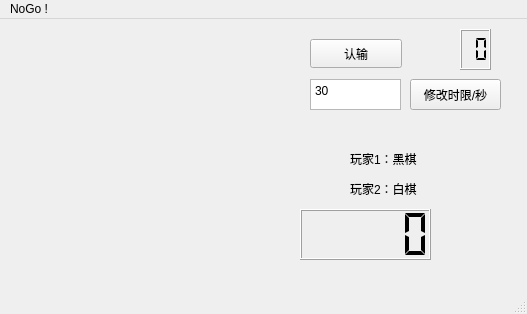
<?xml version="1.0" encoding="UTF-8"?>
<ui version="4.0">
 <class>MainWindow</class>
 <widget class="QMainWindow" name="MainWindow">
  <property name="geometry">
   <rect>
    <x>0</x>
    <y>0</y>
    <width>527</width>
    <height>314</height>
   </rect>
  </property>
  <property name="windowTitle">
   <string>MainWindow</string>
  </property>
  <widget class="QWidget" name="centralwidget">
   <widget class="QPushButton" name="pushButton">
    <property name="geometry">
     <rect>
      <x>310</x>
      <y>20</y>
      <width>92</width>
      <height>29</height>
     </rect>
    </property>
    <property name="text">
     <string>认输</string>
    </property>
   </widget>
   <widget class="QLabel" name="label">
    <property name="geometry">
     <rect>
      <x>350</x>
      <y>130</y>
      <width>121</width>
      <height>20</height>
     </rect>
    </property>
    <property name="text">
     <string>玩家1：黑棋</string>
    </property>
   </widget>
   <widget class="QLabel" name="label_2">
    <property name="geometry">
     <rect>
      <x>350</x>
      <y>160</y>
      <width>111</width>
      <height>20</height>
     </rect>
    </property>
    <property name="text">
     <string>玩家2：白棋</string>
    </property>
   </widget>
   <widget class="QTextEdit" name="setTimeLimit">
    <property name="geometry">
     <rect>
      <x>310</x>
      <y>60</y>
      <width>91</width>
      <height>31</height>
     </rect>
    </property>
    <property name="html">
     <string>&lt;!DOCTYPE HTML PUBLIC &quot;-//W3C//DTD HTML 4.0//EN&quot; &quot;http://www.w3.org/TR/REC-html40/strict.dtd&quot;&gt;
&lt;html&gt;&lt;head&gt;&lt;meta name=&quot;qrichtext&quot; content=&quot;1&quot; /&gt;&lt;meta charset=&quot;utf-8&quot; /&gt;&lt;style type=&quot;text/css&quot;&gt;
p, li { white-space: pre-wrap; }
hr { height: 1px; border-width: 0; }
li.unchecked::marker { content: &quot;\2610&quot;; }
li.checked::marker { content: &quot;\2612&quot;; }
&lt;/style&gt;&lt;/head&gt;&lt;body style=&quot; font-family:'Microsoft YaHei UI'; font-size:9pt; font-weight:400; font-style:normal;&quot;&gt;
&lt;p style=&quot; margin-top:0px; margin-bottom:0px; margin-left:0px; margin-right:0px; -qt-block-indent:0; text-indent:0px;&quot;&gt;30&lt;/p&gt;&lt;/body&gt;&lt;/html&gt;</string>
    </property>
   </widget>
   <widget class="QPushButton" name="setTimeButton">
    <property name="geometry">
     <rect>
      <x>410</x>
      <y>60</y>
      <width>91</width>
      <height>31</height>
     </rect>
    </property>
    <property name="text">
     <string>修改时限/秒</string>
    </property>
   </widget>
   <widget class="QLCDNumber" name="TimeDisplay">
    <property name="geometry">
     <rect>
      <x>300</x>
      <y>190</y>
      <width>131</width>
      <height>51</height>
     </rect>
    </property>
    <property name="font">
     <font>
      <pointsize>10</pointsize>
     </font>
    </property>
    <property name="digitCount">
     <number>5</number>
    </property>
    <property name="segmentStyle">
     <enum>QLCDNumber::Flat</enum>
    </property>
   </widget>
   <widget class="QLCDNumber" name="StepDisplay">
    <property name="geometry">
     <rect>
      <x>460</x>
      <y>10</y>
      <width>31</width>
      <height>41</height>
     </rect>
    </property>
    <property name="digitCount">
     <number>2</number>
    </property>
    <property name="segmentStyle">
     <enum>QLCDNumber::Flat</enum>
    </property>
   </widget>
  </widget>
  <widget class="QMenuBar" name="menubar">
   <property name="geometry">
    <rect>
     <x>0</x>
     <y>0</y>
     <width>527</width>
     <height>26</height>
    </rect>
   </property>
   <widget class="QMenu" name="menuNoGo">
    <property name="title">
     <string>NoGo !</string>
    </property>
   </widget>
   <addaction name="menuNoGo"/>
  </widget>
  <widget class="QStatusBar" name="statusbar"/>
 </widget>
 <resources/>
 <connections/>
</ui>
